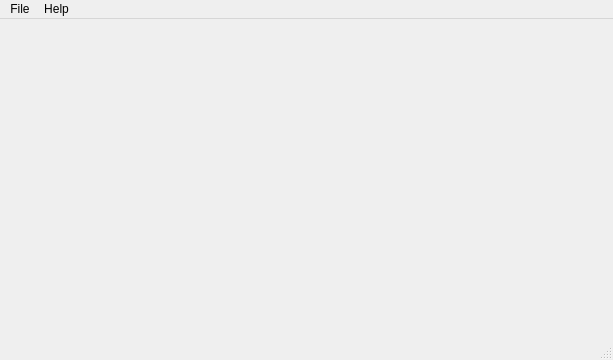
<?xml version="1.0" encoding="UTF-8"?>
<ui version="4.0">
 <class>MainWindowForm</class>
 <widget class="QMainWindow" name="MainWindowForm">
  <property name="geometry">
   <rect>
    <x>0</x>
    <y>0</y>
    <width>613</width>
    <height>360</height>
   </rect>
  </property>
  <property name="windowTitle">
   <string>Dualword-PMC</string>
  </property>
  <widget class="QWidget" name="centralwidget">
   <layout class="QVBoxLayout" name="verticalLayout_3">
    <property name="spacing">
     <number>0</number>
    </property>
    <property name="margin">
     <number>0</number>
    </property>
    <item>
     <widget class="Tab" name="tab" native="true"/>
    </item>
   </layout>
  </widget>
  <widget class="QMenuBar" name="menubar">
   <property name="geometry">
    <rect>
     <x>0</x>
     <y>0</y>
     <width>613</width>
     <height>29</height>
    </rect>
   </property>
   <widget class="QMenu" name="menuFile">
    <property name="title">
     <string>File</string>
    </property>
    <addaction name="actionUpdateIndex"/>
    <addaction name="actionStartIndexing"/>
    <addaction name="actionStopIndexing"/>
    <addaction name="separator"/>
    <addaction name="actionClearHistory"/>
    <addaction name="separator"/>
    <addaction name="actionExit"/>
   </widget>
   <widget class="QMenu" name="menuHelp">
    <property name="title">
     <string>Help</string>
    </property>
    <addaction name="actionInfo"/>
    <addaction name="separator"/>
    <addaction name="actionAbout"/>
   </widget>
   <addaction name="menuFile"/>
   <addaction name="menuHelp"/>
  </widget>
  <widget class="QStatusBar" name="statusbar"/>
  <action name="actionExit">
   <property name="text">
    <string>Exit</string>
   </property>
  </action>
  <action name="actionAbout">
   <property name="text">
    <string>About</string>
   </property>
  </action>
  <action name="actionUpdateIndex">
   <property name="text">
    <string>Update Index</string>
   </property>
  </action>
  <action name="actionClearHistory">
   <property name="text">
    <string>Clear search history</string>
   </property>
  </action>
  <action name="actionInfo">
   <property name="text">
    <string>Info</string>
   </property>
  </action>
  <action name="actionStopIndexing">
   <property name="text">
    <string>Stop Indexing</string>
   </property>
  </action>
  <action name="actionStartIndexing">
   <property name="text">
    <string>Start Indexing</string>
   </property>
  </action>
 </widget>
 <customwidgets>
  <customwidget>
   <class>Tab</class>
   <extends>QWidget</extends>
   <header>gui/Tab.h</header>
   <container>1</container>
  </customwidget>
 </customwidgets>
 <resources/>
 <connections/>
</ui>
